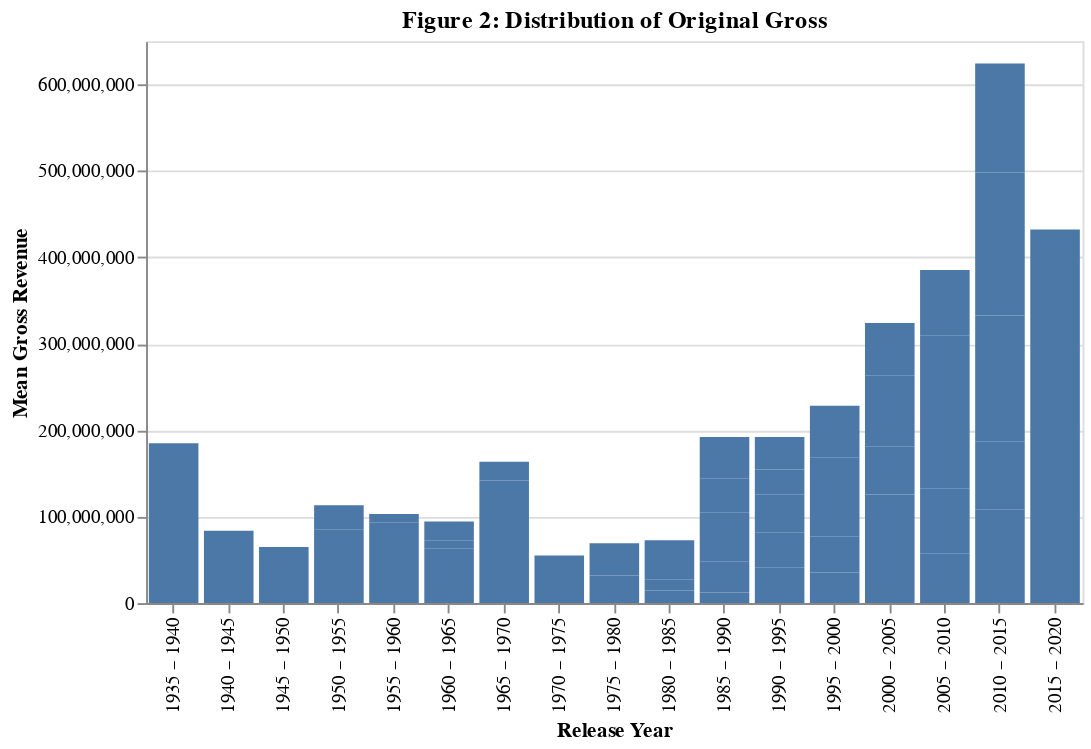

Notebook code for this chart:
### Markdown cell above
Now we can examine the distribution for both the original gross revenue and inflation adjusted gross revenue variables.

### Code cell
original_gross_plot = alt.Chart(disney_years, width=500, height=300).mark_bar().encode(
    x=alt.X('year:N', title="Release Year", bin=alt.Bin(maxbins=20)), 
    y=alt.Y('total_gross:Q', title="Mean Gross Revenue") 
).properties(title="Figure 2: Distribution of Original Gross")
original_gross_plot

### Figure 1 — Vega-Lite specification as saved in the notebook (floating-point values rounded to 4 significant figures)
{"config": {"view": {"continuousWidth": 400, "continuousHeight": 300}}, "data": {"name": "data-01113f1d2947c95731f3fa20faa1cd2a"}, "mark": "bar", "encoding": {"x": {"type": "nominal", "bin": {"maxbins": 20}, "field": "year", "title": "Release Year"}, "y": {"type": "quantitative", "field": "total_gross", "title": "Mean Gross Revenue"}}, "height": 300, "title": "Figure 2: Distribution of Original Gross", "width": 500, "$schema": "https://vega.github.io/schema/vega-lite/v4.8.1.json", "datasets": {"data-01113f1d2947c95731f3fa20faa1cd2a": [{"year": 1937, "total_gross": 184900000.0, "inflation_adjusted_gross": 5229000000.0}, {"year": 1940, "total_gross": 83810000.0, "inflation_adjusted_gross": 2188000000.0}, {"year": 1946, "total_gross": 65000000.0, "inflation_adjusted_gross": 1079000000.0}, {"year": 1950, "total_gross": 85000000.0, "inflation_adjusted_gross": 920600000.0}, {"year": 1954, "total_gross": 28200000.0, "inflation_adjusted_gross": 528300000.0}, {"year": 1955, "total_gross": 93600000.0, "inflation_adjusted_gross": 1236000000.0}, {"year": 1959, "total_gross": 9465000.0, "inflation_adjusted_gross": 21510000.0}, {"year": 1961, "total_gross": 62870000.0, "inflation_adjusted_gross": 599300000.0}, {"year": 1962, "total_gross": 9231000.0, "inflation_adjusted_gross": 109600000.0}, {"year": 1963, "total_gross": 22180000.0, "inflation_adjusted_gross": 153900000.0}, {"year": 1967, "total_gross": 141800000.0, "inflation_adjusted_gross": 789600000.0}, {"year": 1968, "total_gross": 21540000.0, "inflation_adjusted_gross": 138600000.0}, {"year": 1970, "total_gross": 37140000.0, "inflation_adjusted_gross": 178200000.0}, {"year": 1971, "total_gross": 17870000.0, "inflation_adjusted_gross": 91310000.0}, {"year": 1975, "total_gross": 31920000.0, "inflation_adjusted_gross": 131200000.0}, {"year": 1977, "total_gross": 37360000.0, "inflation_adjusted_gross": 128900000.0}, {"year": 1981, "total_gross": 14630000.0, "inflation_adjusted_gross": 44370000.0}, {"year": 1982, "total_gross": 12870000.0, "inflation_adjusted_gross": 36910000.0}, {"year": 1983, "total_gross": 9708000.0, "inflation_adjusted_gross": 25140000.0}, {"year": 1984, "total_gross": 35500000.0, "inflation_adjusted_gross": 89070000.0}, {"year": 1985, "total_gross": 12160000.0, "inflation_adjusted_gross": 28850000.0}, {"year": 1986, "total_gross": 36360000.0, "inflation_adjusted_gross": 82500000.0}, {"year": 1987, "total_gross": 56020000.0, "inflation_adjusted_gross": 118700000.0}, {"year": 1988, "total_gross": 39930000.0, "inflation_adjusted_gross": 82240000.0}, {"year": 1989, "total_gross": 47770000.0, "inflation_adjusted_gross": 99800000.0}, {"year": 1990, "total_gross": 40920000.0, "inflation_adjusted_gross": 81760000.0}, {"year": 1991, "total_gross": 40440000.0, "inflation_adjusted_gross": 76320000.0}, {"year": 1992, "total_gross": 44430000.0, "inflation_adjusted_gross": 90280000.0}, {"year": 1993, "total_gross": 28780000.0, "inflation_adjusted_gross": 58540000.0}, {"year": 1994, "total_gross": 37580000.0, "inflation_adjusted_gross": 73640000.0}, {"year": 1995, "total_gross": 35370000.0, "inflation_adjusted_gross": 68390000.0}, {"year": 1996, "total_gross": 42000000.0, "inflation_adjusted_gross": 79900000.0}, {"year": 1997, "total_gross": 34940000.0, "inflation_adjusted_gross": 64120000.0}, {"year": 1998, "total_gross": 55880000.0, "inflation_adjusted_gross": 99500000.0}, {"year": 1999, "total_gross": 60000000.0, "inflation_adjusted_gross": 99060000.0}, {"year": 2000, "total_gross": 57840000.0, "inflation_adjusted_gross": 90090000.0}, {"year": 2001, "total_gross": 67770000.0, "inflation_adjusted_gross": 99690000.0}, {"year": 2002, "total_gross": 55200000.0, "inflation_adjusted_gross": 80030000.0}, {"year": 2003, "total_gross": 82320000.0, "inflation_adjusted_gross": 114300000.0}, {"year": 2004, "total_gross": 60940000.0, "inflation_adjusted_gross": 82640000.0}, {"year": 2005, "total_gross": 57100000.0, "inflation_adjusted_gross": 74940000.0}, {"year": 2006, "total_gross": 75120000.0, "inflation_adjusted_gross": 96570000.0}, {"year": 2007, "total_gross": 102600000.0, "inflation_adjusted_gross": 125500000.0}, {"year": 2008, "total_gross": 74480000.0, "inflation_adjusted_gross": 87340000.0}, {"year": 2009, "total_gross": 75950000.0, "inflation_adjusted_gross": 84990000.0}, {"year": 2010, "total_gross": 108500000.0, "inflation_adjusted_gross": 115900000.0}, {"year": 2011, "total_gross": 78800000.0, "inflation_adjusted_gross": 83760000.0}, {"year": 2012, "total_gross": 145300000.0, "inflation_adjusted_gross": 153800000.0}, {"year": 2013, "total_gross": 165600000.0, "inflation_adjusted_gross": 171600000.0}, {"year": 2014, "total_gross": 126200000.0, "inflation_adjusted_gross": 130100000.0}, {"year": 2015, "total_gross": 226900000.0, "inflation_adjusted_gross": 226900000.0}, {"year": 2016, "total_gross": 205200000.0, "inflation_adjusted_gross": 205200000.0}]}}
